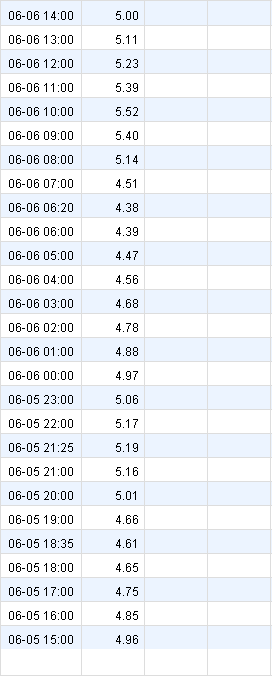
#> input picture backEnd/resource/png/nanjing.png, 272 x 676 px, found by its file name
$ python detect.py
#> lines starting #> are read from the running program, lines starting #| are printed output that depends on the picture; after the words box and inside, x2 and y2 are one past the last pixel; in counts of white or black regions, pixels touching at a corner belong together
import re

import cv2 as cv
import numpy as np
import pytesseract
from pytesseract import Output


def CropBlankBot(img):
    h, w = img.shape[0:2]
    last_row = -1
    for i in range(h - 1, 0, -1):
        for j in range(w - 1, 0, -1):
            if img[i][j] < 180:
                last_row = i
                break
        if last_row != -1:
            break
    return img[0:last_row + 10, 0:w]


#  纵向直线检测
def VerticalLineDetect(img):
    # Canny边缘检测
    edges = cv.Canny(img, 30, 240)

    # Hough直线检测
    minLineLength = 1200
    maxLineGap = 100
    lines = cv.HoughLinesP(edges, 1, np.pi / 180, 100, minLineLength, maxLineGap).tolist()
    sorted_lines = sorted(lines, key=lambda x: x[0])

    # 纵向直线列表
    vertical_lines = []
    for line in sorted_lines:
        for x1, y1, x2, y2 in line:
            # 在图片上绘制纵向直线
            if x1 == x2:
                vertical_lines.append((x1, y1, x2, y2))
                # vertical col num line debug
                # line_img = cv.line(img, (x1, y1), (x2, y2), (0, 0, 255), 2)
                # cv.imshow('line', line_img)
                # cv.waitKey(0)

    return vertical_lines


def execute(path):
#> called with path = 'D:/zhuomian/test/png/nanjing.png'
    img = cv.imread(path)
#> img is the input picture: shape (676, 272, 3); mean B, G, R 245, 240, 236.4
    # img = cv.imread('nanjing.png') # change path

    # fore-extraction
    # gray and stretch
    img = cv.cvtColor(img, cv.COLOR_BGR2GRAY)
#> img: shape (676, 272)
    img = cv.resize(img, (0, 0), fx=3, fy=3, interpolation=cv.INTER_CUBIC)
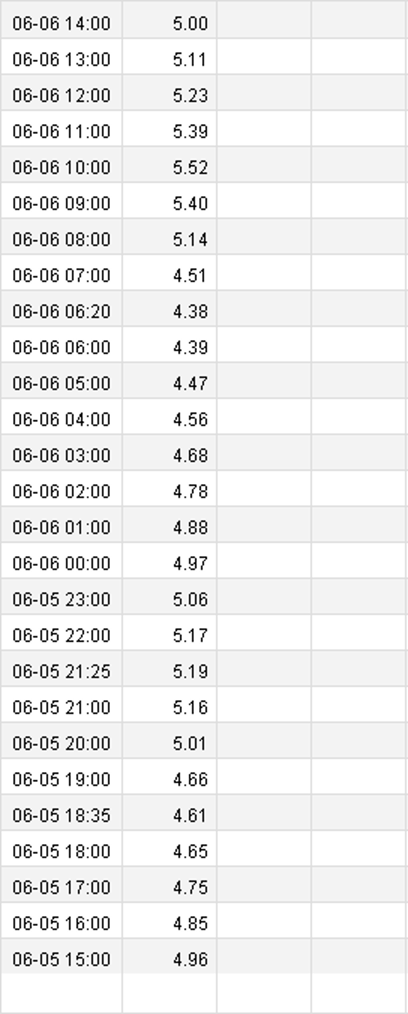
#> img: shape (2028, 816) (shown at 1/2 size); min 0, max 255, mean 238.8

    # extract col num
    lines_img = cv.inRange(img, 221, 221)
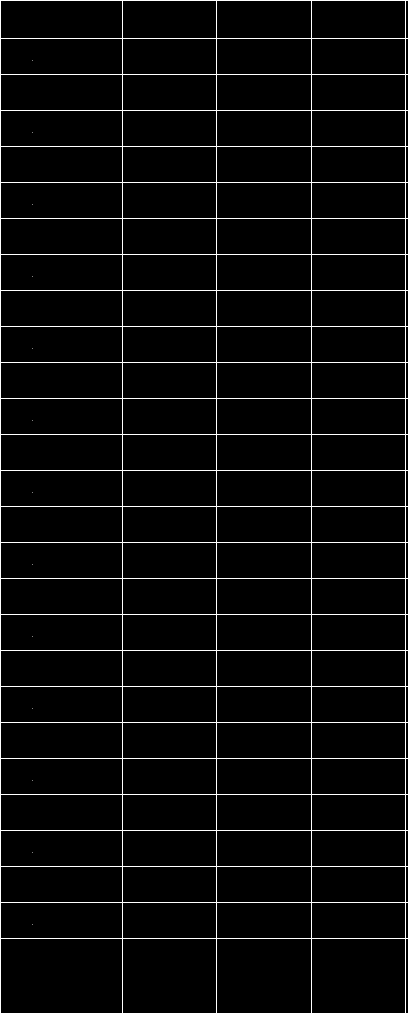
#> lines_img: shape (2028, 816) (shown at 1/2 size); 2% white in thin lines or dots
    thinned = cv.ximgproc.thinning(lines_img)
    col_num = int(len(VerticalLineDetect(thinned)) / 2 - 1)
#> in VerticalLineDetect, `edges = cv.Canny(img, 30, 240)`:
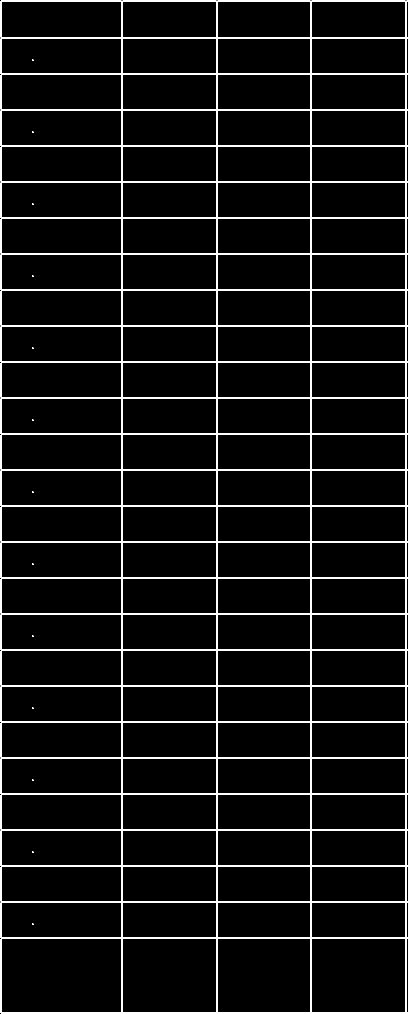
#> edges: shape (2028, 816) (shown at 1/2 size); 4% white in thin lines or dots
#> in VerticalLineDetect, `lines = cv.HoughLinesP(edges, 1, np.pi / 180, 100, minLineLength, maxL..`: lines = 147 items
#> the loop in VerticalLineDetect, `for line in sorted_lines:` made 147 passes
#> line on passes 1 to 12: [[0, 1299, 242, 1299]], [[0, 2025, 0, 1878]], [[1, 1155, 242, 1155]], [[1, 1875, 242, 1875]], [[2, 2, 242, 2]], [[2, 75, 242, 75]], [[2, 77, 242, 77]], [[2, 363, 242, 363]], [[2, 507, 242, 507]], [[2, 581, 242, 581]], [[2, 725, 242, 725]], [[2, 869, 242, 869]]
#> after the loop in VerticalLineDetect, `for line in sorted_lines:`: vertical_lines = [(0, 2025, 0, 1878), (2, 2025, 2, 1877), (243, 2027, 243, 2), (245, 2027, 245, 2), (432, 2027, 432, 2), (434, 2027, 434, 2), (621, 2027, 621, 2), (623, 2027, 623, 2), (810, 2027, 810, 2), (812, 2027, 812, 2)]
#> col_num = 4

    img_cropped = CropBlankBot(img)
#> in CropBlankBot, `return img[0:last_row + 10, 0:w]`:
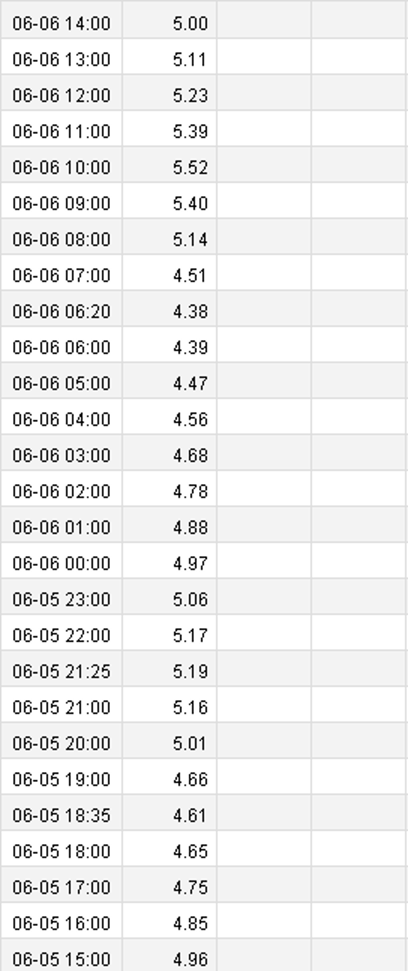
#> returned value: shape (1942, 816) (shown at 1/2 size); min 0, max 255, mean 238.2
    # debug crop, showing the bottom of cropped image
    # cv.imshow('cropped', img_cropped[int(img.shape[0]*0.9):img.shape[0],:])
    # cv.waitKey(0)

    # thresh for number extraction
    thresh_img = cv.threshold(img, 200, 255, cv.THRESH_BINARY + cv.THRESH_OTSU)[1]
#> thresh_img: shape (2028, 816); 96.6% white; 405 black regions (81 under 20 px), largest, box (x1, y1, x2, y2) and area: (152, 464, 169, 493) 217, (398, 608, 415, 637) 217, (398, 896, 415, 925) 217

    # tesseract start...
    d = pytesseract.image_to_data(thresh_img, output_type=Output.DICT)

    float_pattern = '^(-?\d+)(\.\d+)?$'  # number

    mmdd_pattern = '^((0([1-9]{1}))|(1[1|2]))-(([0-2]([1-9]{1}))|(3[0|1]))$'  # mm-dd

    time_pattern = '^(([0-1]\d)|(2[0-4])):[0-5]\d$'  # hh:mm

    val_list = []  # numbers
    mmdd_list = []
    time_list = []

    index_list = []  # index in data of tesseract

    n_boxes = len(d['text'])
    for i in range(n_boxes):
        if int(d['conf'][i]) > 10:
            if re.match(float_pattern, d['text'][i]):  # number
                val_list.append(d['text'][i])
                (x, y, w, h) = (d['left'][i], d['top'][i], d['width'][i], d['height'][i])
                print(x, y, w, h)
                thresh_img = cv.rectangle(thresh_img, (x, y), (x + w, y + h), (0, 255, 0), 1)
                index_list.append(i)

            if re.match(mmdd_pattern, d['text'][i]):
                mmdd_list.append(d['text'][i])
                (x, y, w, h) = (d['left'][i], d['top'][i], d['width'][i], d['height'][i])
                thresh_img = cv.rectangle(thresh_img, (x, y), (x + w, y + h), (0, 255, 0), 1)
            if re.match(time_pattern, d['text'][i]):
                time_list.append(d['text'][i])
                (x, y, w, h) = (d['left'][i], d['top'][i], d['width'][i], d['height'][i])
                thresh_img = cv.rectangle(thresh_img, (x, y), (x + w, y + h), (0, 255, 0), 1)

    # debug rectangles of parts
    # temp_img = cv.resize(thresh_img, (0, 0), fx=1/2, fy=1/2, interpolation=cv.INTER_CUBIC)
    # cv.imshow('rec', temp_img)
    # cv.waitKey(0)

    res_list = []  # 结果 list
    print(len(time_list), len(mmdd_list), len(val_list))

    # [19 lines of commented-out code are left out]


execute("D:/zhuomian/test/png/nanjing.png")
#> (the call stopped at in execute, `d = pytesseract.image_to_data(thresh_img, output_type=Output.DICT)`: pytesseract is not available in this run)
